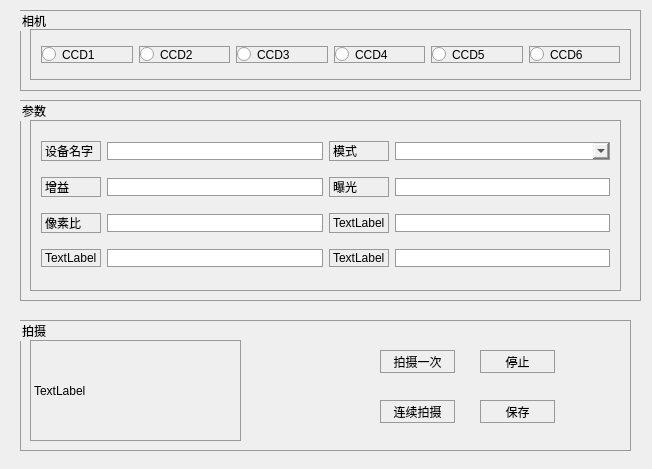
<?xml version="1.0" encoding="UTF-8"?>
<ui version="4.0">
 <class>SetCamera</class>
 <widget class="QDialog" name="SetCamera">
  <property name="geometry">
   <rect>
    <x>0</x>
    <y>0</y>
    <width>652</width>
    <height>469</height>
   </rect>
  </property>
  <property name="windowTitle">
   <string>SetCamera</string>
  </property>
  <property name="styleSheet">
   <string notr="true"/>
  </property>
  <widget class="QGroupBox" name="groupBox">
   <property name="geometry">
    <rect>
     <x>20</x>
     <y>10</y>
     <width>621</width>
     <height>81</height>
    </rect>
   </property>
   <property name="styleSheet">
    <string notr="true">QWidget{
border:1px solid#999999;
border -radius:15px; 

}</string>
   </property>
   <property name="title">
    <string>相机</string>
   </property>
   <widget class="QWidget" name="horizontalLayoutWidget">
    <property name="geometry">
     <rect>
      <x>10</x>
      <y>19</y>
      <width>601</width>
      <height>51</height>
     </rect>
    </property>
    <layout class="QHBoxLayout" name="horizontalLayout">
     <item>
      <widget class="QRadioButton" name="radioButton_1">
       <property name="text">
        <string>CCD1</string>
       </property>
      </widget>
     </item>
     <item>
      <widget class="QRadioButton" name="radioButton_2">
       <property name="text">
        <string>CCD2</string>
       </property>
      </widget>
     </item>
     <item>
      <widget class="QRadioButton" name="radioButton_3">
       <property name="text">
        <string>CCD3</string>
       </property>
      </widget>
     </item>
     <item>
      <widget class="QRadioButton" name="radioButton_4">
       <property name="text">
        <string>CCD4</string>
       </property>
      </widget>
     </item>
     <item>
      <widget class="QRadioButton" name="radioButton_5">
       <property name="text">
        <string>CCD5</string>
       </property>
      </widget>
     </item>
     <item>
      <widget class="QRadioButton" name="radioButton_6">
       <property name="text">
        <string>CCD6</string>
       </property>
      </widget>
     </item>
    </layout>
   </widget>
  </widget>
  <widget class="QGroupBox" name="groupBox_2">
   <property name="geometry">
    <rect>
     <x>20</x>
     <y>100</y>
     <width>621</width>
     <height>201</height>
    </rect>
   </property>
   <property name="styleSheet">
    <string notr="true">QWidget{
border:1px solid#999999;
border -radius:15px; 

}</string>
   </property>
   <property name="title">
    <string>参数</string>
   </property>
   <widget class="QWidget" name="widget" native="true">
    <property name="geometry">
     <rect>
      <x>10</x>
      <y>20</y>
      <width>591</width>
      <height>171</height>
     </rect>
    </property>
    <widget class="QWidget" name="gridLayoutWidget">
     <property name="geometry">
      <rect>
       <x>0</x>
       <y>0</y>
       <width>591</width>
       <height>171</height>
      </rect>
     </property>
     <layout class="QGridLayout" name="gridLayout">
      <item row="0" column="0">
       <widget class="QLabel" name="label">
        <property name="text">
         <string>设备名字</string>
        </property>
       </widget>
      </item>
      <item row="1" column="0">
       <widget class="QLabel" name="label_2">
        <property name="text">
         <string>增益</string>
        </property>
       </widget>
      </item>
      <item row="2" column="0">
       <widget class="QLabel" name="label_3">
        <property name="text">
         <string>像素比</string>
        </property>
       </widget>
      </item>
      <item row="3" column="0">
       <widget class="QLabel" name="label_4">
        <property name="text">
         <string>TextLabel</string>
        </property>
       </widget>
      </item>
      <item row="1" column="1">
       <widget class="QLineEdit" name="lineEdit_gain"/>
      </item>
      <item row="2" column="1">
       <widget class="QLineEdit" name="lineEdit_pixie"/>
      </item>
      <item row="3" column="1">
       <widget class="QLineEdit" name="lineEdit_4"/>
      </item>
      <item row="0" column="1">
       <widget class="QLineEdit" name="lineEdit_name"/>
      </item>
      <item row="0" column="2">
       <widget class="QLabel" name="label_5">
        <property name="text">
         <string>模式</string>
        </property>
       </widget>
      </item>
      <item row="1" column="2">
       <widget class="QLabel" name="label_6">
        <property name="text">
         <string>曝光</string>
        </property>
       </widget>
      </item>
      <item row="2" column="2">
       <widget class="QLabel" name="label_7">
        <property name="text">
         <string>TextLabel</string>
        </property>
       </widget>
      </item>
      <item row="3" column="2">
       <widget class="QLabel" name="label_8">
        <property name="text">
         <string>TextLabel</string>
        </property>
       </widget>
      </item>
      <item row="1" column="3">
       <widget class="QLineEdit" name="lineEdit_expose"/>
      </item>
      <item row="2" column="3">
       <widget class="QLineEdit" name="lineEdit_7"/>
      </item>
      <item row="3" column="3">
       <widget class="QLineEdit" name="lineEdit_8"/>
      </item>
      <item row="0" column="3">
       <widget class="QComboBox" name="comboBox"/>
      </item>
     </layout>
    </widget>
   </widget>
  </widget>
  <widget class="QGroupBox" name="groupBox_3">
   <property name="geometry">
    <rect>
     <x>20</x>
     <y>320</y>
     <width>611</width>
     <height>131</height>
    </rect>
   </property>
   <property name="styleSheet">
    <string notr="true">QWidget{
border:1px solid#999999;
border -radius:15px; 

}</string>
   </property>
   <property name="title">
    <string>拍摄</string>
   </property>
   <widget class="QLabel" name="label_picture">
    <property name="geometry">
     <rect>
      <x>10</x>
      <y>20</y>
      <width>211</width>
      <height>101</height>
     </rect>
    </property>
    <property name="text">
     <string>TextLabel</string>
    </property>
   </widget>
   <widget class="QPushButton" name="pushButton">
    <property name="geometry">
     <rect>
      <x>360</x>
      <y>30</y>
      <width>75</width>
      <height>23</height>
     </rect>
    </property>
    <property name="text">
     <string>拍摄一次</string>
    </property>
   </widget>
   <widget class="QPushButton" name="pushButton_2">
    <property name="geometry">
     <rect>
      <x>360</x>
      <y>80</y>
      <width>75</width>
      <height>23</height>
     </rect>
    </property>
    <property name="text">
     <string>连续拍摄</string>
    </property>
   </widget>
   <widget class="QPushButton" name="pushButton_3">
    <property name="geometry">
     <rect>
      <x>460</x>
      <y>30</y>
      <width>75</width>
      <height>23</height>
     </rect>
    </property>
    <property name="text">
     <string>停止</string>
    </property>
   </widget>
   <widget class="QPushButton" name="pushButton_4">
    <property name="geometry">
     <rect>
      <x>460</x>
      <y>80</y>
      <width>75</width>
      <height>23</height>
     </rect>
    </property>
    <property name="text">
     <string>保存</string>
    </property>
   </widget>
  </widget>
 </widget>
 <layoutdefault spacing="6" margin="11"/>
 <resources/>
 <connections>
  <connection>
   <sender>radioButton_1</sender>
   <signal>toggled(bool)</signal>
   <receiver>SetCamera</receiver>
   <slot>getCCD(bool)</slot>
   <hints>
    <hint type="sourcelabel">
     <x>33</x>
     <y>52</y>
    </hint>
    <hint type="destinationlabel">
     <x>7</x>
     <y>52</y>
    </hint>
   </hints>
  </connection>
  <connection>
   <sender>pushButton</sender>
   <signal>clicked()</signal>
   <receiver>SetCamera</receiver>
   <slot>onshot()</slot>
   <hints>
    <hint type="sourcelabel">
     <x>391</x>
     <y>367</y>
    </hint>
    <hint type="destinationlabel">
     <x>405</x>
     <y>309</y>
    </hint>
   </hints>
  </connection>
  <connection>
   <sender>pushButton_2</sender>
   <signal>clicked()</signal>
   <receiver>SetCamera</receiver>
   <slot>conshot()</slot>
   <hints>
    <hint type="sourcelabel">
     <x>393</x>
     <y>408</y>
    </hint>
    <hint type="destinationlabel">
     <x>378</x>
     <y>304</y>
    </hint>
   </hints>
  </connection>
  <connection>
   <sender>pushButton_3</sender>
   <signal>clicked()</signal>
   <receiver>SetCamera</receiver>
   <slot>stop()</slot>
   <hints>
    <hint type="sourcelabel">
     <x>518</x>
     <y>356</y>
    </hint>
    <hint type="destinationlabel">
     <x>535</x>
     <y>305</y>
    </hint>
   </hints>
  </connection>
  <connection>
   <sender>pushButton_4</sender>
   <signal>clicked()</signal>
   <receiver>SetCamera</receiver>
   <slot>saveset()</slot>
   <hints>
    <hint type="sourcelabel">
     <x>536</x>
     <y>411</y>
    </hint>
    <hint type="destinationlabel">
     <x>639</x>
     <y>309</y>
    </hint>
   </hints>
  </connection>
  <connection>
   <sender>lineEdit_gain</sender>
   <signal>editingFinished()</signal>
   <receiver>SetCamera</receiver>
   <slot>changegain()</slot>
   <hints>
    <hint type="sourcelabel">
     <x>120</x>
     <y>184</y>
    </hint>
    <hint type="destinationlabel">
     <x>6</x>
     <y>179</y>
    </hint>
   </hints>
  </connection>
 </connections>
 <slots>
  <slot>getCCD(bool)</slot>
  <slot>onshot()</slot>
  <slot>conshot()</slot>
  <slot>stop()</slot>
  <slot>saveset()</slot>
  <slot>changegain()</slot>
  <slot>changeexpose()</slot>
  <slot>changepixel()</slot>
 </slots>
</ui>
